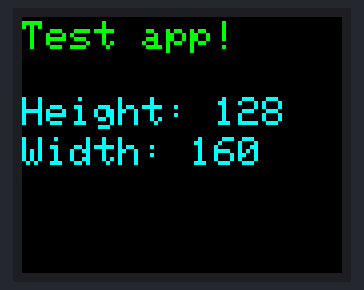
Simulated run of this sketch. Board: Arduino Uno, built with avr-gcc and run on an emulated ATmega328P. Parts: 160×128 colour display.

Above: at 0.1 s.

The sketch:

TFT_TEST.ino
```cpp
#include <TFT.h>                 // Подключаем библиотеку TFT
#include <SPI.h>                 // Подключаем библиотеку SPI

const int cs = 9;                  // Указываем пины cs
const int dc = 8;                   // Указываем пины dc (A0)
const int rst = 7;                   // Указываем пины reset

uint8_t count = 0;

TFT TFTscreen = TFT(cs, dc, rst);

void setup()
{
  TFTscreen.begin();
  TFTscreen.background(0, 0, 0); // Очистим экран дисплея
  TFTscreen.setTextSize(2);      // Устанавливаем размер шрифта
  /*
    Установка цвета фона TFTscreen.background ( r , g , b )
    где, r, g и b являются значениями RGB для заданного цвета
  */
  TFTscreen.background ( 0 , 0 , 0 );
  /*
    Команда установки цвета фона TFTscreen.stroke ( r , g , b )
    где, r, g и b являются значениями RGB для заданного цвета
  */
  TFTscreen.stroke(0, 255, 0);
  /*
     Вывод текста на дисплей TFTscreen.text("Hello, World!", x, y);
     где x и y координаты.
  */
  TFTscreen.text("Test app!", 0, 2);
  int h = TFTscreen.height();
  int w = TFTscreen.width();
  String str = "Height: ";
  str += h;
  char buff[50];
  str.toCharArray(buff, 50);
  TFTscreen.stroke(0, 255, 255);
  TFTscreen.text(buff, 0, 40);
  str = "Width: ";
  str += w;
  str.toCharArray(buff, 50);
  TFTscreen.text(buff, 0, 60);
  delay(5000);
  TFTscreen.fillScreen(TFTscreen.newColor(0, 0, 0));
}

void loop()
{
  uint8_t prev_pos = 0;
  TFTscreen.point(count, 75);
  if (count >= 162) {
    count = 0;
  } else {
    prev_pos = count;
    count++;
  }
  delay(10);
  //  TFTscreen.fillScreen(TFTscreen.newColor(0, 0, 0));
  TFTscreen.stroke(0, 0, 0);
  TFTscreen.point(prev_pos, 75);
  TFTscreen.stroke(0, 255, 255);
}
```
